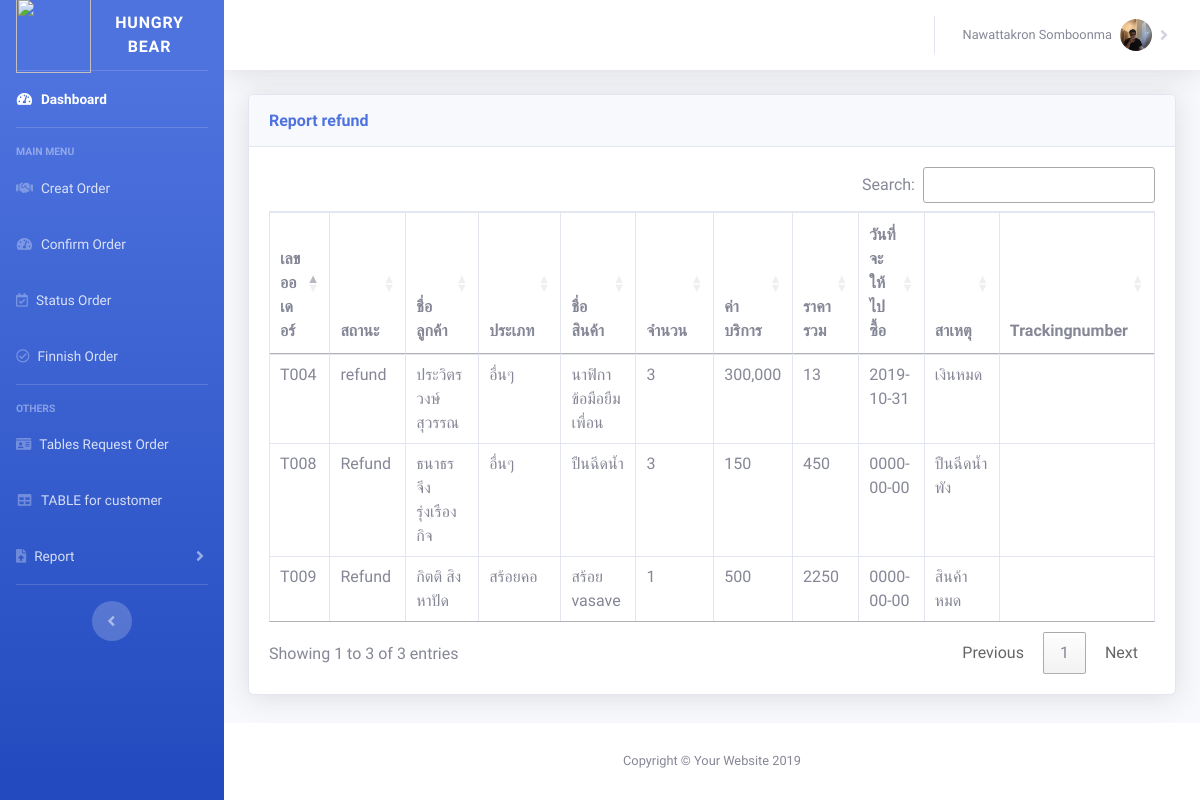
Screenshot of /tablerefund.php with the database file from the repository.
### tables this page shows
CREATE TABLE `orderfence` (
  `orderid` varchar(4) NOT NULL,
  `orderstatus` varchar(50) NOT NULL,
  `ordernamecus` varchar(100) NOT NULL,
  `ordercontact` varchar(100) NOT NULL,
  `orderaddress` varchar(1000) NOT NULL,
  `typepd` varchar(50) NOT NULL,
  `ordernameproduct` varchar(300) NOT NULL,
  `orderpieceproduct` varchar(5) NOT NULL,
  `orderdetailproduct` varchar(1000) NOT NULL,
  `orderservicecharge` varchar(255) NOT NULL,
  `ordertotalprice` varchar(255) NOT NULL,
  `orderdatebuy` date NOT NULL,
  `refundreason` varchar(500) NOT NULL,
  `trackingnumber` varchar(50) NOT NULL
);

### tablerefund.php (the view, shortened to what this page needs)
<!DOCTYPE html>
<html lang="en">
<head>
    <link href="vendor/fontawesome-free/css/all.min.css" rel="stylesheet" type="text/css">
    <link href="css/sb-admin-2.min.css" rel="stylesheet">
    <link href="vendor/datatables/dataTables.bootstrap4.min.css" rel="stylesheet">
</head>
<body id="page-top">
<div id="wrapper">
    <ul class="navbar-nav bg-gradient-primary sidebar sidebar-dark accordion" id="accordionSidebar">
        <a class="sidebar-brand d-flex align-items-center justify-content-center" href="index.php">
            <div class="sidebar-brand-icon " >
                <img style="width: 75px;height: 75px;" src="photo/bearicon.png">
            </div>
            <div class="sidebar-brand-text mx-3">Hungry Bear</div>
        </a>
        <hr class="sidebar-divider my-0">
        <li class="nav-item active">
            <a class="nav-link" href="index.php">
                <i class="fas fa-fw fa-tachometer-alt"></i>
                <span>Dashboard</span></a>
        </li>
        <hr class="sidebar-divider">
        <div class="sidebar-heading">
            Main menu
        </div>
        <li class="nav-item ">
            <a class="nav-link" href="creatorder.php">
                <i class="fas fa-handshake"></i>
                <span>Creat Order</span></a>
        </li>
        <li class="nav-item">
            <a class="nav-link" href="confirmorder.php">
                <i class="fas fa-fw fa-tachometer-alt"></i>
                <span>Confirm Order</span></a>
        </li>
        <li class="nav-item ">
            <a class="nav-link" href="statusorder.php">
                <i class="far fa-calendar-check"></i>
                <span>Status Order</span></a>
        </li>
        <li class="nav-item ">
            <a class="nav-link" href="finnishorder.php">
                <i class="far fa-check-circle"></i>
                <span>Finnish Order</span></a>
        </li>
        <hr class="sidebar-divider">
        <div class="sidebar-heading">
            Others
        </div>
        <li class="nav-item">
            <a class="nav-link" href="tablerequestorder.php">
                <i class="fas fa-id-card"></i>
                <span>Tables Request Order</span></a>
        </li>
        <li class="nav-item">
            <a class="nav-link" href="tableforcus.php">
                <i class="fas fa-fw fa-table"></i>
                <span>TABLE for customer</span></a>
        </li>
        <li class="nav-item">
            <a class="nav-link collapsed" href="#" data-toggle="collapse" data-target="#collapsereport" aria-expanded="true" aria-controls="collapsePages">
                <i class="fas fa-file-upload"></i>
                <span>Report</span>
            </a>
        </li>
        <hr class="sidebar-divider d-none d-md-block">
        <div class="text-center d-none d-md-inline">
            <button class="rounded-circle border-0" id="sidebarToggle"></button>
        </div>
    </ul>
    <div id="content-wrapper" class="d-flex flex-column">
        <div id="content">
            <nav class="navbar navbar-expand navbar-light bg-white topbar mb-4 static-top shadow">
                <ul class="navbar-nav ml-auto">
                    <li class="nav-item dropdown no-arrow-right">
                        <a class="nav-link dropdown-toggle" href="#" id="userDropdown" role="button" data-toggle="dropdown" aria-haspopup="true" aria-expanded="false">
                            <span class="mr-2 d-none d-lg-inline text-gray-600 small">Nawattakron Somboonma</span>
                            <img class="img-profile rounded-circle" src="photo/profile.jpg">
                        </a>
                    </li>
                </ul>
            </nav>
            <div class="container-fluid">
                <div class="card shadow mb-4">
                    <div class="card-header py-3">
                        <h6 class="m-0 font-weight-bold text-primary">Report refund</h6>
                    </div>
                    <div class="card-body">
                        <div class="table-responsive">
                            <table class="table table-bordered" id="dbRFC" width="100%" >
                                <thead>
                                <tr>
                                    <th>เลขออเดอร์</th>
                                    <th>สถานะ</th>
                                    <th>ชื่อลูกค้า</th>
                                    <th>ประเภท</th>
                                    <th>ชื่อสินค้า</th>
                                    <th>จำนวน</th>
                                    <th>ค่าบริการ</th>
                                    <th>ราคารวม</th>
                                    <th>วันที่จะให้ไปซื้อ</th>
                                    <th>สาเหตุ</th>
                                    <th>Trackingnumber</th>
                                </tr>
                                </thead>
                                <tbody>
                                <?php
                                include('connect.php');
                                $query = "SELECT * FROM orderfence WHERE orderstatus LIKE '%refund%'" or die("Error:" . mysqli_error());
                                $result = mysqli_query($conn, $query);
                                while($row = mysqli_fetch_array($result)) {
                                    echo "<tr>";
                                    echo "<td>" . $row["orderid"]. "</td>";
                                    echo "<td>" . $row["orderstatus"]. "</td>";
                                    echo "<td>" . $row["ordernamecus"]. "</td>";
                                    echo "<td>" . $row["typepd"]. "</td>";
                                    echo "<td>" . $row["ordernameproduct"]. "</td>";
                                    echo "<td>" . $row["orderpieceproduct"]. "</td>";
                                    echo "<td>" . $row["orderservicecharge"]. "</td>";
                                    echo "<td>" . $row["ordertotalprice"]. "</td>";
                                    echo "<td>" . $row["orderdatebuy"]. "</td>";
                                    echo "<td>" . $row["refundreason"]. "</td>";
                                    echo "<td>" . $row["trackingnumber"]. "</td>";
                                    echo "</tr>";
                                }
                                ?>
                                </tbody>
                            </table>
                        </div>
                    </div>
                </div>
            </div>
        </div>
        <footer class="sticky-footer bg-white">
            <div class="container my-auto">
                <div class="copyright text-center my-auto">
                    <span>Copyright &copy; Your Website 2019</span>
                </div>
            </div>
        </footer>
    </div>
</div>
<link rel="stylesheet" href="//cdn.datatables.net/1.10.15/css/jquery.dataTables.min.css">
<link rel="stylesheet" href="//cdn.datatables.net/buttons/1.4.1/css/buttons.dataTables.min.css">
</body>
</html>

### tablerefund.php (style rules this page uses)
body { font-family: 'Bai Jamjuree', sans-serif; }

### rows the page displays
orderfence: orderid "T004", orderstatus "refund", ordernamecus "ประวิตร วงษ์สุวรรณ", typepd "อื่นๆ", ordernameproduct "นาฟิกาข้อมือยืมเพื่อน", orderpieceproduct "3", orderservicecharge "300,000", ordertotalprice "13", orderdatebuy "2019-10-31", refundreason "เงินหมด"
orderfence: orderid "T008", orderstatus "Refund", ordernamecus "ธนาธร จึงรุ่งเรืองกิจ", typepd "อื่นๆ", ordernameproduct "ปืนฉีดน้ำ", orderpieceproduct "3", orderservicecharge "150", ordertotalprice "450", orderdatebuy "0000-00-00", refundreason "ปืนฉีดน้ำพัง"
orderfence: orderid "T009", orderstatus "Refund", ordernamecus "กิตติ สิงหาปัด", typepd "สร้อยคอ", ordernameproduct "สร้อย vasave", orderpieceproduct "1", orderservicecharge "500", ordertotalprice "2250", orderdatebuy "0000-00-00", refundreason "สินค้าหมด"
